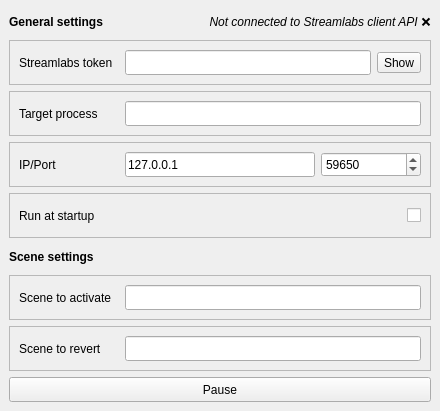
<?xml version="1.0" encoding="UTF-8"?>
<ui version="4.0">
 <class>AutoSceneSwitcher</class>
 <widget class="QMainWindow" name="AutoSceneSwitcher">
  <property name="geometry">
   <rect>
    <x>0</x>
    <y>0</y>
    <width>440</width>
    <height>411</height>
   </rect>
  </property>
  <property name="sizePolicy">
   <sizepolicy hsizetype="Minimum" vsizetype="Preferred">
    <horstretch>0</horstretch>
    <verstretch>0</verstretch>
   </sizepolicy>
  </property>
  <property name="minimumSize">
   <size>
    <width>440</width>
    <height>0</height>
   </size>
  </property>
  <property name="windowTitle">
   <string>Auto Scene Switcher</string>
  </property>
  <widget class="QWidget" name="centralwidget">
   <layout class="QGridLayout" name="gridLayout">
    <item row="1" column="0" colspan="2">
     <widget class="QFrame" name="tokenFrame">
      <property name="frameShape">
       <enum>QFrame::Shape::StyledPanel</enum>
      </property>
      <property name="frameShadow">
       <enum>QFrame::Shadow::Raised</enum>
      </property>
      <layout class="QGridLayout" name="gridLayout_2">
       <item row="0" column="0">
        <widget class="QLabel" name="streamlabsTokenLabel">
         <property name="sizePolicy">
          <sizepolicy hsizetype="Fixed" vsizetype="Preferred">
           <horstretch>0</horstretch>
           <verstretch>0</verstretch>
          </sizepolicy>
         </property>
         <property name="minimumSize">
          <size>
           <width>100</width>
           <height>25</height>
          </size>
         </property>
         <property name="text">
          <string>Streamlabs token</string>
         </property>
        </widget>
       </item>
       <item row="0" column="1">
        <widget class="QLineEdit" name="tokenLineEdit">
         <property name="sizePolicy">
          <sizepolicy hsizetype="Preferred" vsizetype="Fixed">
           <horstretch>0</horstretch>
           <verstretch>0</verstretch>
          </sizepolicy>
         </property>
         <property name="minimumSize">
          <size>
           <width>0</width>
           <height>25</height>
          </size>
         </property>
        </widget>
       </item>
       <item row="0" column="2">
        <widget class="QToolButton" name="toggleTokenButton">
         <property name="text">
          <string>Show</string>
         </property>
         <property name="checkable">
          <bool>false</bool>
         </property>
        </widget>
       </item>
      </layout>
     </widget>
    </item>
    <item row="0" column="1">
     <widget class="QLabel" name="connectionStatusLabel">
      <property name="minimumSize">
       <size>
        <width>0</width>
        <height>25</height>
       </size>
      </property>
      <property name="font">
       <font>
        <italic>true</italic>
        <bold>false</bold>
       </font>
      </property>
      <property name="text">
       <string>Not connected to Streamlabs client API ❌</string>
      </property>
      <property name="alignment">
       <set>Qt::AlignmentFlag::AlignCenter</set>
      </property>
     </widget>
    </item>
    <item row="4" column="0" colspan="2">
     <widget class="QFrame" name="frame">
      <property name="frameShape">
       <enum>QFrame::Shape::StyledPanel</enum>
      </property>
      <property name="frameShadow">
       <enum>QFrame::Shadow::Raised</enum>
      </property>
      <layout class="QGridLayout" name="gridLayout_6">
       <item row="0" column="0">
        <widget class="QLabel" name="label_6">
         <property name="minimumSize">
          <size>
           <width>0</width>
           <height>25</height>
          </size>
         </property>
         <property name="text">
          <string>Run at startup</string>
         </property>
        </widget>
       </item>
       <item row="0" column="1">
        <widget class="QCheckBox" name="startupCheckBox">
         <property name="minimumSize">
          <size>
           <width>0</width>
           <height>25</height>
          </size>
         </property>
         <property name="layoutDirection">
          <enum>Qt::LayoutDirection::RightToLeft</enum>
         </property>
         <property name="text">
          <string/>
         </property>
        </widget>
       </item>
      </layout>
     </widget>
    </item>
    <item row="6" column="0" colspan="2">
     <widget class="QFrame" name="clientFrame">
      <property name="frameShape">
       <enum>QFrame::Shape::StyledPanel</enum>
      </property>
      <property name="frameShadow">
       <enum>QFrame::Shadow::Raised</enum>
      </property>
      <layout class="QGridLayout" name="gridLayout_3">
       <item row="0" column="0">
        <widget class="QLabel" name="label_2">
         <property name="sizePolicy">
          <sizepolicy hsizetype="Fixed" vsizetype="Preferred">
           <horstretch>0</horstretch>
           <verstretch>0</verstretch>
          </sizepolicy>
         </property>
         <property name="minimumSize">
          <size>
           <width>100</width>
           <height>25</height>
          </size>
         </property>
         <property name="text">
          <string>Scene to activate</string>
         </property>
        </widget>
       </item>
       <item row="0" column="1">
        <widget class="QLineEdit" name="gameLineEdit">
         <property name="sizePolicy">
          <sizepolicy hsizetype="Preferred" vsizetype="Fixed">
           <horstretch>0</horstretch>
           <verstretch>0</verstretch>
          </sizepolicy>
         </property>
         <property name="minimumSize">
          <size>
           <width>0</width>
           <height>25</height>
          </size>
         </property>
        </widget>
       </item>
      </layout>
     </widget>
    </item>
    <item row="0" column="0">
     <widget class="QLabel" name="label_5">
      <property name="minimumSize">
       <size>
        <width>0</width>
        <height>25</height>
       </size>
      </property>
      <property name="font">
       <font>
        <bold>true</bold>
       </font>
      </property>
      <property name="text">
       <string>General settings</string>
      </property>
     </widget>
    </item>
    <item row="2" column="0" colspan="2">
     <widget class="QFrame" name="processFrame">
      <property name="sizePolicy">
       <sizepolicy hsizetype="Preferred" vsizetype="Preferred">
        <horstretch>0</horstretch>
        <verstretch>0</verstretch>
       </sizepolicy>
      </property>
      <property name="minimumSize">
       <size>
        <width>0</width>
        <height>0</height>
       </size>
      </property>
      <property name="frameShape">
       <enum>QFrame::Shape::StyledPanel</enum>
      </property>
      <property name="frameShadow">
       <enum>QFrame::Shadow::Raised</enum>
      </property>
      <layout class="QGridLayout" name="gridLayout_5">
       <item row="0" column="0">
        <widget class="QLabel" name="label_4">
         <property name="sizePolicy">
          <sizepolicy hsizetype="Fixed" vsizetype="Preferred">
           <horstretch>0</horstretch>
           <verstretch>0</verstretch>
          </sizepolicy>
         </property>
         <property name="minimumSize">
          <size>
           <width>100</width>
           <height>25</height>
          </size>
         </property>
         <property name="text">
          <string>Target process</string>
         </property>
        </widget>
       </item>
       <item row="0" column="1">
        <widget class="QLineEdit" name="processLineEdit">
         <property name="sizePolicy">
          <sizepolicy hsizetype="Preferred" vsizetype="Fixed">
           <horstretch>0</horstretch>
           <verstretch>0</verstretch>
          </sizepolicy>
         </property>
         <property name="minimumSize">
          <size>
           <width>0</width>
           <height>25</height>
          </size>
         </property>
        </widget>
       </item>
      </layout>
     </widget>
    </item>
    <item row="3" column="0" colspan="2">
     <widget class="QFrame" name="frame_2">
      <property name="frameShape">
       <enum>QFrame::Shape::StyledPanel</enum>
      </property>
      <property name="frameShadow">
       <enum>QFrame::Shadow::Raised</enum>
      </property>
      <layout class="QGridLayout" name="gridLayout_7">
       <item row="0" column="1">
        <widget class="QLineEdit" name="IPLineEdit">
         <property name="minimumSize">
          <size>
           <width>0</width>
           <height>25</height>
          </size>
         </property>
         <property name="text">
          <string>127.0.0.1</string>
         </property>
        </widget>
       </item>
       <item row="0" column="0">
        <widget class="QLabel" name="label_7">
         <property name="sizePolicy">
          <sizepolicy hsizetype="Fixed" vsizetype="Preferred">
           <horstretch>0</horstretch>
           <verstretch>0</verstretch>
          </sizepolicy>
         </property>
         <property name="minimumSize">
          <size>
           <width>100</width>
           <height>25</height>
          </size>
         </property>
         <property name="text">
          <string>IP/Port</string>
         </property>
        </widget>
       </item>
       <item row="0" column="2">
        <widget class="QSpinBox" name="portSpinBox">
         <property name="minimumSize">
          <size>
           <width>100</width>
           <height>25</height>
          </size>
         </property>
         <property name="maximum">
          <number>65535</number>
         </property>
         <property name="value">
          <number>59650</number>
         </property>
        </widget>
       </item>
      </layout>
     </widget>
    </item>
    <item row="5" column="0" colspan="2">
     <widget class="QLabel" name="sceneSettingsLabel">
      <property name="minimumSize">
       <size>
        <width>0</width>
        <height>25</height>
       </size>
      </property>
      <property name="font">
       <font>
        <bold>true</bold>
       </font>
      </property>
      <property name="text">
       <string>Scene settings</string>
      </property>
     </widget>
    </item>
    <item row="7" column="0" colspan="2">
     <widget class="QFrame" name="gameFrame">
      <property name="frameShape">
       <enum>QFrame::Shape::StyledPanel</enum>
      </property>
      <property name="frameShadow">
       <enum>QFrame::Shadow::Raised</enum>
      </property>
      <layout class="QGridLayout" name="gridLayout_4">
       <item row="0" column="0">
        <widget class="QLabel" name="label_3">
         <property name="sizePolicy">
          <sizepolicy hsizetype="Fixed" vsizetype="Preferred">
           <horstretch>0</horstretch>
           <verstretch>0</verstretch>
          </sizepolicy>
         </property>
         <property name="minimumSize">
          <size>
           <width>100</width>
           <height>25</height>
          </size>
         </property>
         <property name="text">
          <string>Scene to revert</string>
         </property>
        </widget>
       </item>
       <item row="0" column="1">
        <widget class="QLineEdit" name="clientLineEdit">
         <property name="sizePolicy">
          <sizepolicy hsizetype="Preferred" vsizetype="Fixed">
           <horstretch>0</horstretch>
           <verstretch>0</verstretch>
          </sizepolicy>
         </property>
         <property name="minimumSize">
          <size>
           <width>0</width>
           <height>25</height>
          </size>
         </property>
        </widget>
       </item>
      </layout>
     </widget>
    </item>
    <item row="8" column="0" colspan="2">
     <widget class="QPushButton" name="pauseButton">
      <property name="minimumSize">
       <size>
        <width>0</width>
        <height>25</height>
       </size>
      </property>
      <property name="text">
       <string>Pause</string>
      </property>
     </widget>
    </item>
   </layout>
  </widget>
 </widget>
 <tabstops>
  <tabstop>tokenLineEdit</tabstop>
  <tabstop>processLineEdit</tabstop>
  <tabstop>gameLineEdit</tabstop>
  <tabstop>clientLineEdit</tabstop>
 </tabstops>
 <resources/>
 <connections/>
</ui>
